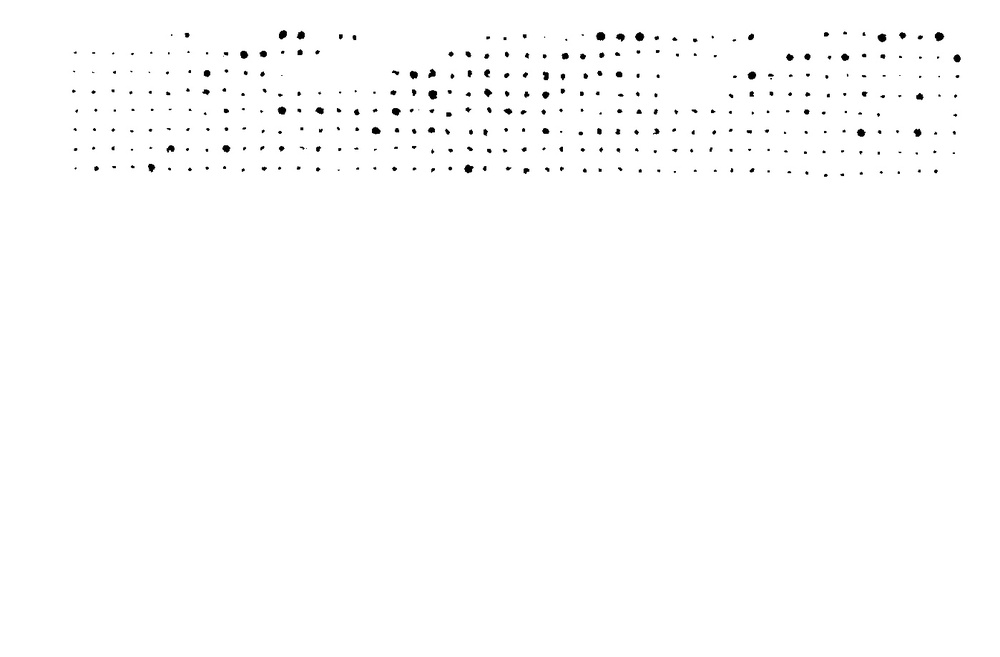
#> input picture images/thresh_blue_with_mask.jpg, 1000 x 657 px, shrunk from 1398 x 918 before the run, found by its file name
$ python find_contours_test.py
#> lines starting #> are read from the running program, lines starting #| are printed output that depends on the picture; after the words box and inside, x2 and y2 are one past the last pixel; in counts of white or black regions, pixels touching at a corner belong together
from itertools import count
import cv2
import numpy as np
# Read image in color (so we can draw in red)
img = cv2.imread("images/thresh_blue_with_mask.jpg")
#> img is the input picture: shape (657, 1000, 3); min 0, max 255, mean 253.1
# convert to gray and threshold to get a binary image
gray = cv2.cvtColor(img, cv2.COLOR_BGR2GRAY)
th, dst = cv2.threshold(gray, 20, 255, cv2.THRESH_BINARY)
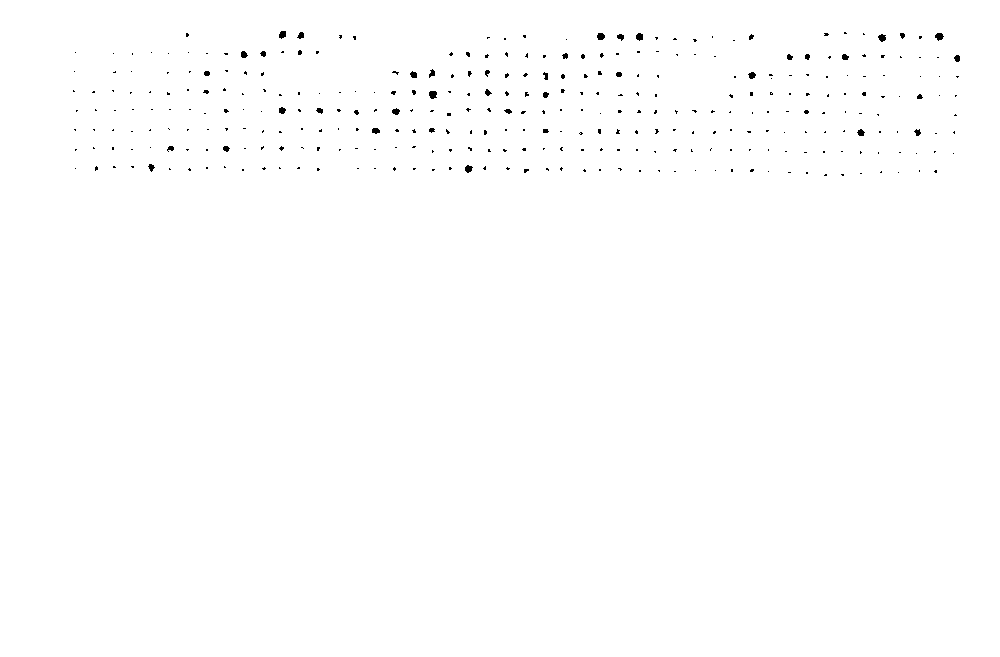
#> dst: shape (657, 1000); 99.6% white; 332 black regions (292 under 20 px), largest, box (x1, y1, x2, y2) and area: (429, 91, 437, 99) 53, (935, 33, 944, 41) 49, (597, 33, 605, 40) 46
# invert image
dst = cv2.bitwise_not(dst)
#> dst: shape (657, 1000); 0.45% white; 332 white regions (292 under 20 px)
# find contours
countours,hierarchy=cv2.findContours(dst,cv2.RETR_TREE,cv2.CHAIN_APPROX_SIMPLE)
#> countours = 334 contours, 310 with area under 20; largest, box (x1, y1, x2, y2) and area: (429, 91, 437, 99) 40, (935, 33, 944, 41) 38, (597, 33, 605, 40) 35, (878, 34, 886, 42) 34, (465, 165, 473, 173) 34
# draw contours
print(len(countours))
#| 334
for cnt in countours:
        cv2.drawContours(img,[cnt],0,(0,0,255),2)
        cv2.imshow("Result",img)
        cv2.waitKey(100)
#> this loop made 334 passes
#> cnt on passes 1 to 3: [[841, 174], [842, 175], [843, 175], [843, 174]], [[825, 174], [824, 175], [826, 175], [826, 174]], [[860, 173], [861, 173]]
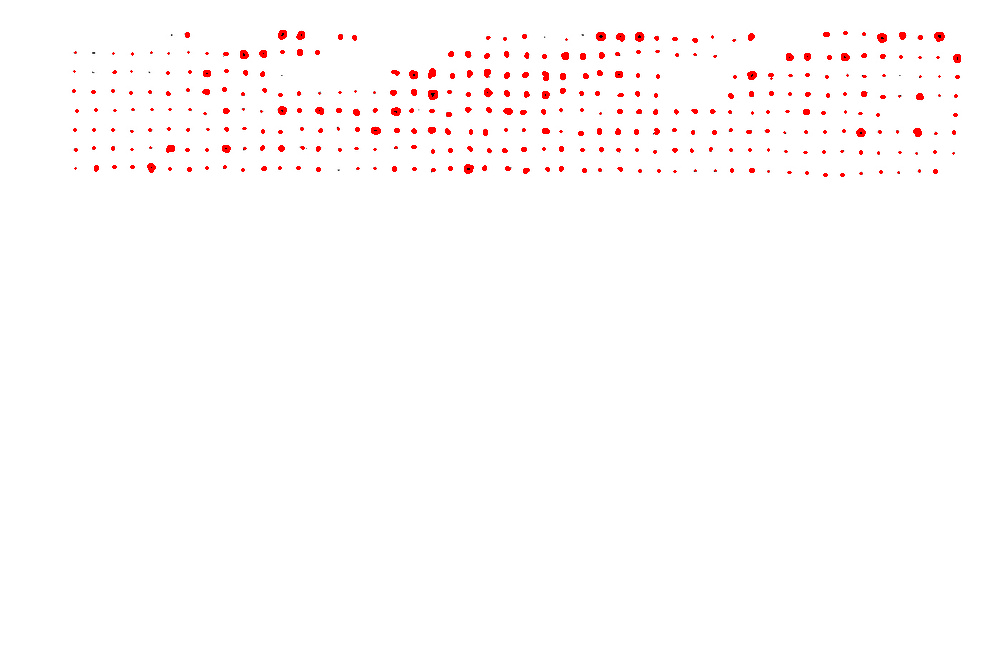
#> img: shape (657, 1000, 3); 1.11% of pixels changed, all inside (x1, y1, x2, y2) = (72, 30, 961, 177)
# show image
cv2.imshow("Result",img)
cv2.waitKey(0)
cv2.destroyAllWindows()
